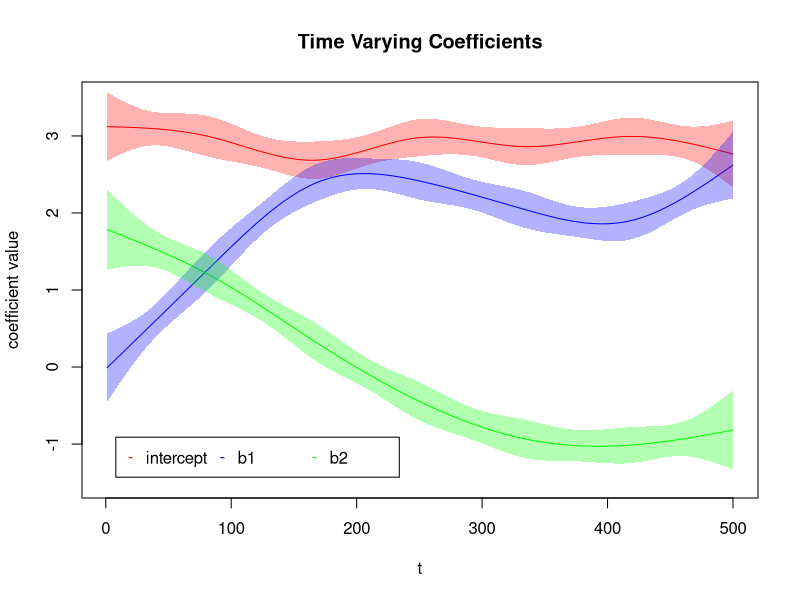

Generate this figure with R:

require(stats); require(graphics)
library(splines)

# helper function to repeat row
rep.row<-function(x,n){matrix(rep(x,each=n),nrow=n)}

# helper function to add confidence bands to plots
add_confidence_band = function(index, beta, cov, x, color){
  scaled_cov = x %*% cov %*% t(x)
  upper = beta + 2 * sqrt(diag(scaled_cov))
  lower = beta - 2 * sqrt(diag(scaled_cov))
  polygon( c(index, rev(index)) , c(upper , rev(lower)), 
           col=color, border=NA)
}

# degrees of freedom for natural cubic spline bases
df = 7
n = 500

data = read.table('../data/vcdata.csv', sep=',', header=TRUE)
" We estimate a linear model in the natural cubic spline basis
  of time multiplied with each of our variables. Since we have 
  3 variables (intercept, x1, x2) we will have (df * 3) basis
  functions where df is the degrees of freedom of each NCS basis.

  For example the second term in the linear model below is the
  NCS basis (df functions of t) of time each multiplied by x1. 
  This term (expanded) will result in df terms in the linear 
  model and we will have to estimate df coefficients for each of
  these bases."

t_basis =  ns(data$t, df=df, intercept = T) 
m = lm(y ~ 0 + t_basis + t_basis:x1 + t_basis:x2, data=data)
results = summary(m)

# coefficients for the intercept bases
int = results$coefficients[1:df, 1]

# coefficients for the beta_1 bases
b1 =  results$coefficients[(df+1):(2*df), 1]

# coefficients for the beta_2 bases
b2 =  results$coefficients[(2*df + 1):(3*df), 1]

# back out betas as a function of time
intercept = t_basis %*% int
beta_1 = t_basis %*% b1
beta_2 = t_basis %*% b2

# plot coefficient time series estimates
matplot(1:n, intercept, type="l",col="red", 
        ylim=range(-1.5, 3.5), 
        main="Time Varying Coefficients",
        xlab="t", ylab="coefficient value")

matplot(1:n, beta_1, type="l",col="blue", add=T)
matplot(1:n, beta_2, type="l",col="green", add=T)
legend("bottomleft", inset=.05, legend=c("intercept", "b1", "b2"), 
       pch="-", col=c("red", "blue", "green"), horiz=TRUE)


# add confidence band to intercept coefficient time series
int_cov = vcov(results)[1:df, 1:df]
add_confidence_band(1:n, intercept, int_cov, 
                    t_basis, rgb(1, 0, 0, 0.3))

# add confidence band to x1 coefficient time series
beta_1_cov = vcov(results)[(df + 1):(2*df),
                                  (df + 1):(2*df)]
add_confidence_band(1:n, beta_1, int_cov, 
                    t_basis, rgb(0, 0, 1, 0.3))

# add confidence band to x2 coefficient time series
beta_2_cov = vcov(results)[(2*df + 1):(3*df),
                                  (2*df + 1):(3*df)]
add_confidence_band(1:n, beta_2, beta_2_cov, 
                    t_basis, rgb(0, 1, 0, 0.3))